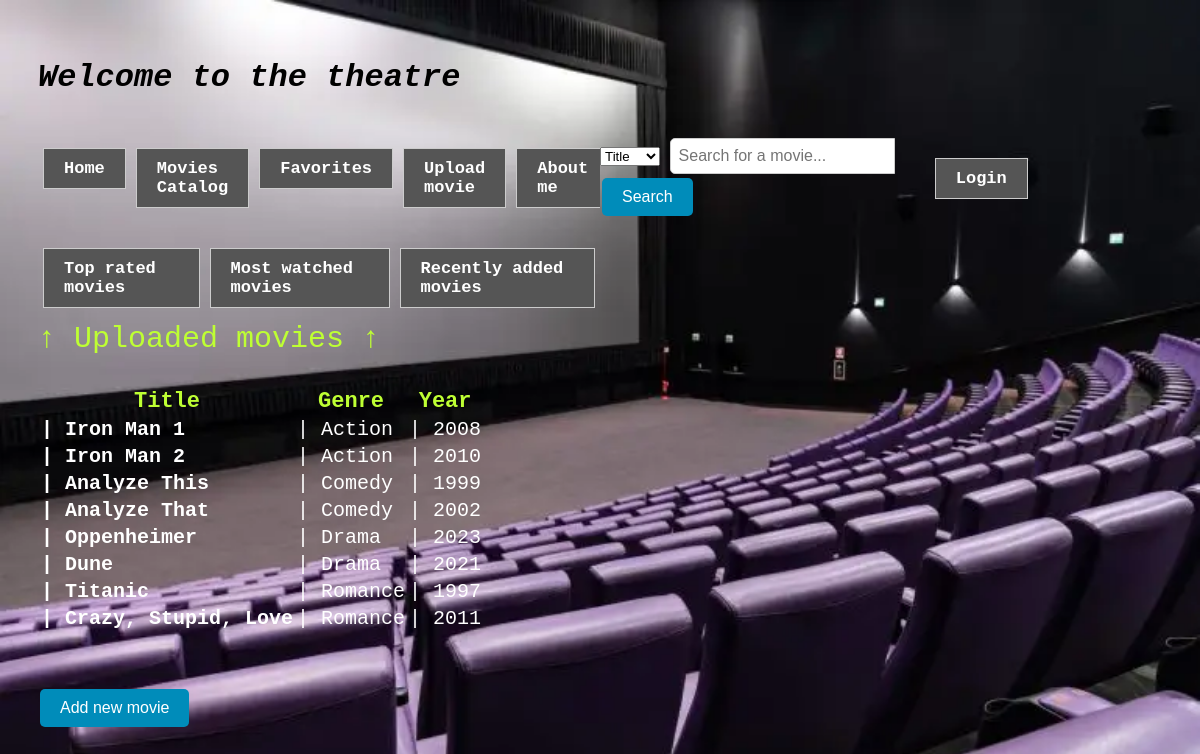
Screenshot of /catalog/form_base with the database file from the repository.
### madb_backend/models.py (models this page shows, shortened)
class moviesCatalog(models.Model):
    title = models.CharField(max_length=200)
    description = models.TextField(max_length=1000, blank=True)
    image = models.ImageField(upload_to="images/movies/")
    genre = models.CharField(choices=GENRE_CHOICES, max_length=7)
    releaseDate = models.IntegerField()
    director = models.CharField(max_length=50, blank=True)
    userRating = models.CharField(choices=USER_RATING, max_length=14, blank=True)
    viewsCount = models.IntegerField(default=0, blank=True)
    trailerLink = models.CharField(default="", max_length=200, blank=True)
    movieSummary = models.TextField(max_length=10000, default="", blank=True)
    movieSynopsis = models.TextField(max_length=20000, default="", blank=True)

### madb_backend/views.py (the view)
# urls.py: path('catalog/form_base', views.movlst, name='form_base'),
def movlst(request):
    movies_list = moviesCatalog.objects.all()
    context = {"avail_movies": movies_list}
    return render(request, "clients/form_base.html", context)

### madb_backend/templates/clients/form_base.html
{% extends "movie_catalog/pages/base.html" %}
{% block content %}
<br><br><br>
{% if avail_movies %}
    <p style="color: #BEFF33; font-size: 30px; text-align: left">&#8593; Uploaded movies &#8593;</p>
    <table>
        <tr>
            <th style="color: #BEFF33; font-size: 22px;">Title</th>
            <th style="color: #BEFF33; font-size: 22px;">Genre</th>
            <th style="color: #BEFF33; font-size: 22px;">Year</th>
        </tr>
        {% for movie in avail_movies %}
        <tr>
            <td style="color: white; font-size: 20px; text-align: left; font-weight: bold;"> | {{ movie.title }} </td>
            <td style="color: white; font-size: 20px; text-align: left font-weight: bold;"> | {{ movie.genre }} </td>
            <td style="color: white; font-size: 20px; text-align: left font-weight: bold;"> | {{ movie.releaseDate }} </td>
        </tr>
        {% endfor %}
    </table>
{% else %}
    <p>No movies are available.</p>
{% endif %}
<br><br>
<p><button style="background-color: #008CBA;
    border: none;
    color: white;
    padding: 10px 20px;
    text-align: center;
    display: inline-block;
    font-size: 16px;
    margin: 4px 2px;
    cursor: pointer;
    border-radius: 5px;"
    ><a href = "upload/" style="text-decoration: none; color: inherit;">Add new movie</a></button></p>
{% endblock %}

### rows the page displays
moviesCatalog: title "Iron Man 1", genre "Action", releaseDate "2008"
moviesCatalog: title "Iron Man 2", genre "Action", releaseDate "2010"
moviesCatalog: title "Analyze This", genre "Comedy", releaseDate "1999"
moviesCatalog: title "Analyze That", genre "Comedy", releaseDate "2002"
moviesCatalog: title "Oppenheimer", genre "Drama", releaseDate "2023"
moviesCatalog: title "Dune", genre "Drama", releaseDate "2021"
moviesCatalog: title "Titanic", genre "Romance", releaseDate "1997"
moviesCatalog: title "Crazy, Stupid, Love", genre "Romance", releaseDate "2011"
